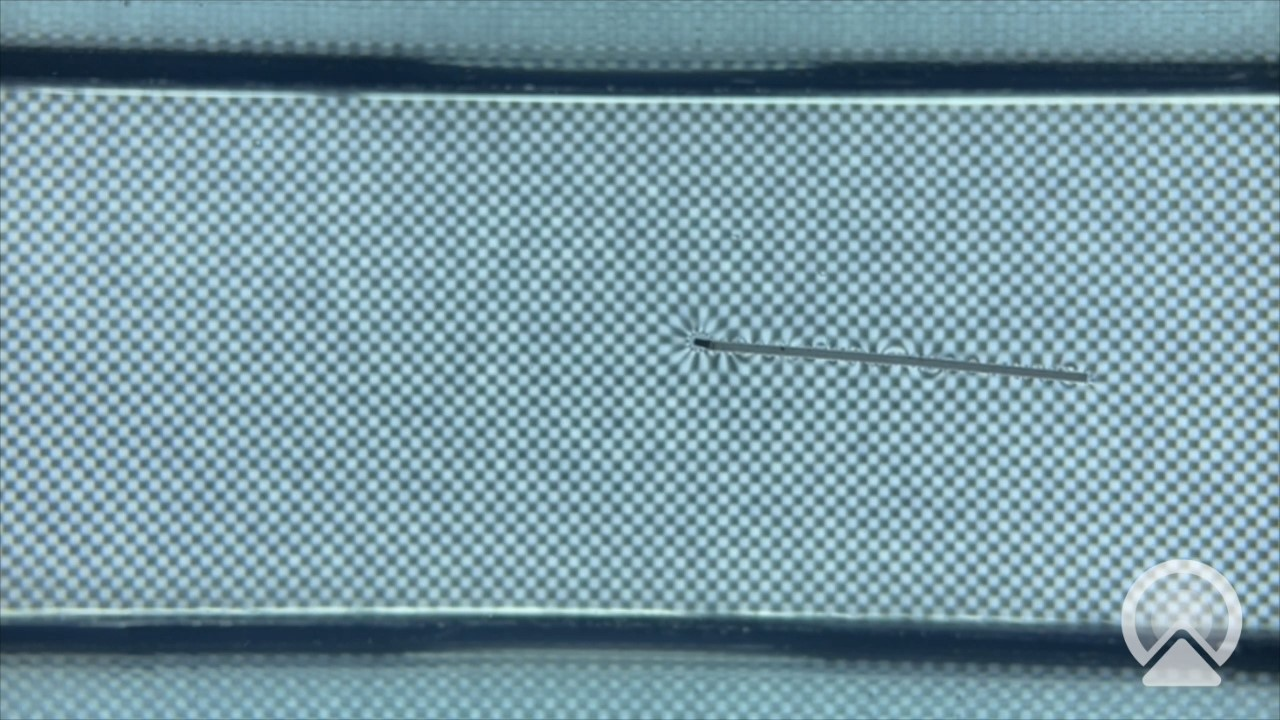
#> input picture P1-capture.jpg, 1280 x 720 px
$ python fcd.py out ../P1-capture.jpg ../E0020_006.jpg
#> lines starting #> are read from the running program, lines starting #| are printed output that depends on the picture; after the words box and inside, x2 and y2 are one past the last pixel; in counts of white or black regions, pixels touching at a corner belong together; long printed decimals are rounded
### pyfcd/find_peaks.py
import imageio
import numpy as np
from numpy import array
from scipy.fft import fft2, fftshift, fftfreq
from skimage.measure import regionprops, label

from pyfcd.kspace import pixel2kspace


def peaks(img: array, thresshold, no_peaks, subpixel=False):
    if subpixel:
        raise NotImplementedError()

    blob_img = img > thresshold

    # make the borders false
    blob_img[0] *= False
    blob_img[-1] *= False
    blob_img[..., 0] *= False
    blob_img[..., -1] *= False

    blob_data = regionprops(label(blob_img.astype(np.uint8)))

    def blob_max_pixel_intensity(blob):
        pixels_with_coords = [(img[tuple(c)], c) for c in blob.coords]
        return max(pixels_with_coords, key=lambda x: x[0])

    blobs_with_max_intensity_and_coord = [blob_max_pixel_intensity(blob) for blob in blob_data]
    sorted_blobs = sorted(blobs_with_max_intensity_and_coord, key=lambda x: x[0])
    return [peak[1] for peak in sorted_blobs[:no_peaks]] # return the coordinates


def find_peaks(img):
    i_fft = fftshift(np.abs(fft2(img - np.mean(img))))

    #TODO: optimize by doing calculating the radius in pixels, and use the disc function in skimage.draw, like in fcd.py:mask()
    def highpass_mask():
        k_space_rows = fftshift(fftfreq(i_fft.shape[0], 1 / (2.0 * np.pi)))
        k_space_cols = fftshift(fftfreq(i_fft.shape[1], 1 / (2.0 * np.pi)))
        kmin = 4 * np.pi / min(img.shape)
        wavenumbers_mesh = np.meshgrid(k_space_rows, k_space_cols, indexing='ij')
        return (wavenumbers_mesh[0]**2 + wavenumbers_mesh[1]**2) > kmin**2

    i_fft *= highpass_mask()
    threshold = 0.5 * np.max(i_fft)

    peak_locations = peaks(i_fft, threshold, 4)
    rightmost_peak = min(peak_locations, key=lambda p: abs(np.arctan2(*pixel2kspace(i_fft.shape, p))))
    perpendicular_peak = min(peak_locations, key=lambda p: abs(np.dot(pixel2kspace(i_fft.shape, p), pixel2kspace(i_fft.shape, rightmost_peak))))

    return rightmost_peak, perpendicular_peak

### pyfcd/kspace.py
import functools

import numpy as np
from numpy.fft import fftshift, fftfreq


@functools.lru_cache
def pixel2kspace_func(img_shape, calibration=1):
    k_space_rows = fftshift(fftfreq(img_shape[0], calibration / (2.0 * np.pi)))
    k_space_cols = fftshift(fftfreq(img_shape[1], calibration / (2.0 * np.pi)))
    return lambda p: np.array([k_space_rows[p[0]], k_space_cols[p[1]]])


def pixel2kspace(img_shape, location, calibration=1):
    return pixel2kspace_func(img_shape, calibration)(location)

### pyfcd/fcd.py
import time
from dataclasses import dataclass
from typing import List
import os.path

import imageio.v2 as imageio
import numpy as np
from numpy import array
from scipy.fft import fft2, ifft2, ifftshift
from skimage.draw import disk
from skimage.io import imread
from skimage.restoration import unwrap_phase
from more_itertools import flatten

from pyfcd.fft_inverse_gradient import fftinvgrad
from pyfcd.find_peaks import find_peaks
from pyfcd.kspace import pixel2kspace


def normalize_image(img):
    return (img - img.min()) / (img.max()-img.min())

def peak_mask(shape, pos, r):
    result = np.zeros(shape, dtype=bool)
    result[disk(pos, r, shape=shape)] = True
    return result


def ccsgn(i_ref_fft, mask):
    return np.conj(ifft2(i_ref_fft * mask))


@dataclass
class Carrier:
    MM_PER_PX: float
    pixel_loc: array
    k_loc: array
    krad: float
    mask: array
    ccsgn: array


def calculate_carriers(i_ref, MM_PER_PX = None):
    peaks = find_peaks(i_ref)
    peak_radius = np.linalg.norm(peaks[0] - peaks[1]) / 2
    i_ref_fft = fft2(i_ref)

    if MM_PER_PX is None:
        MM_PER_PX = 1

    carriers = [Carrier(MM_PER_PX, peak, pixel2kspace(i_ref.shape, peak, MM_PER_PX), peak_radius, mask, ccsgn(i_ref_fft, mask)) for mask, peak
                in
                [(ifftshift(peak_mask(i_ref.shape, peak, peak_radius)), peak) for peak in peaks]]
    return carriers


def fcd(i_def, carriers: List[Carrier]):
    i_def_fft = fft2(i_def)

    phis = [-np.angle(ifft2(i_def_fft * c.mask) * c.ccsgn) for c in carriers]

    det_a = carriers[0].k_loc[1] * carriers[1].k_loc[0] - carriers[0].k_loc[0] * carriers[1].k_loc[1]
    u = (carriers[1].k_loc[0] * phis[0] - carriers[0].k_loc[0] * phis[1]) / det_a
    v = (carriers[0].k_loc[1] * phis[1] - carriers[1].k_loc[1] * phis[0]) / det_a

    return fftinvgrad(-u, -v, calibration = carriers[0].MM_PER_PX)

if __name__ == "__main__":
    import argparse
    import glob
    from pathlib import Path

    argparser = argparse.ArgumentParser(formatter_class=argparse.ArgumentDefaultsHelpFormatter)
    argparser.add_argument('output_folder', type=Path)
    argparser.add_argument('reference_image', type=str)
    argparser.add_argument('definition_image', nargs='+', help='May contain wildcards')
    argparser.add_argument('--output-format', default='tiff', choices=['tiff', 'bmp', 'png', 'jpg', 'jpeg'], help='The output format')
    argparser.add_argument('--skip-existing', action='store_true', help='Skip processing an image if the output file already exists')

    args = argparser.parse_args()

    args.output_folder.mkdir(exist_ok=True)

    i_ref = imread(args.reference_image, as_gray=True)
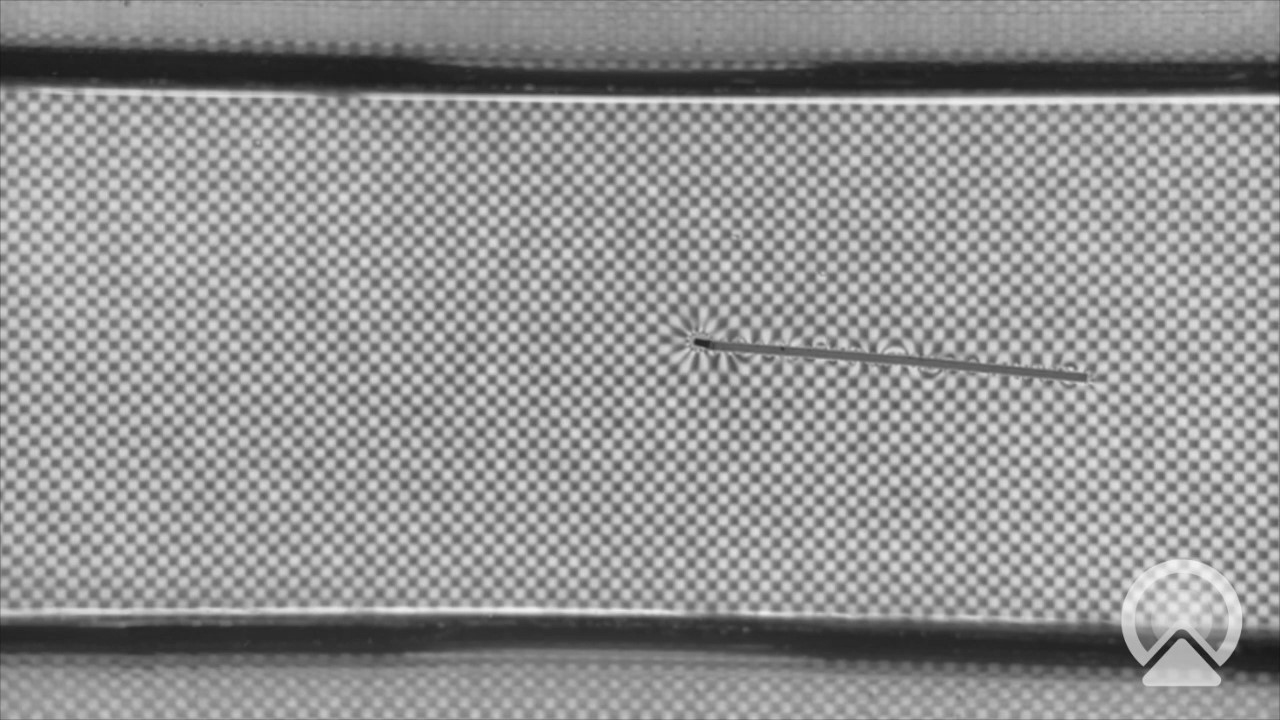
#> i_ref: shape (720, 1280) float64; min 0.0831, max 0.956, mean 0.573
    print(max(i_ref[0]), min(i_ref[0]))
#| 0.5896 0.4014

    print(f'processing reference image...', end='')
    carriers = calculate_carriers(i_ref)
#> in find_peaks, `i_fft *= highpass_mask()`: i_fft: shape (720, 1280) float64; min 0, max 36645, mean 14.1
#> in find_peaks, `threshold = 0.5 * np.max(i_fft)`: threshold = 18322.5
#> in peaks, `blob_img = img > thresshold`:
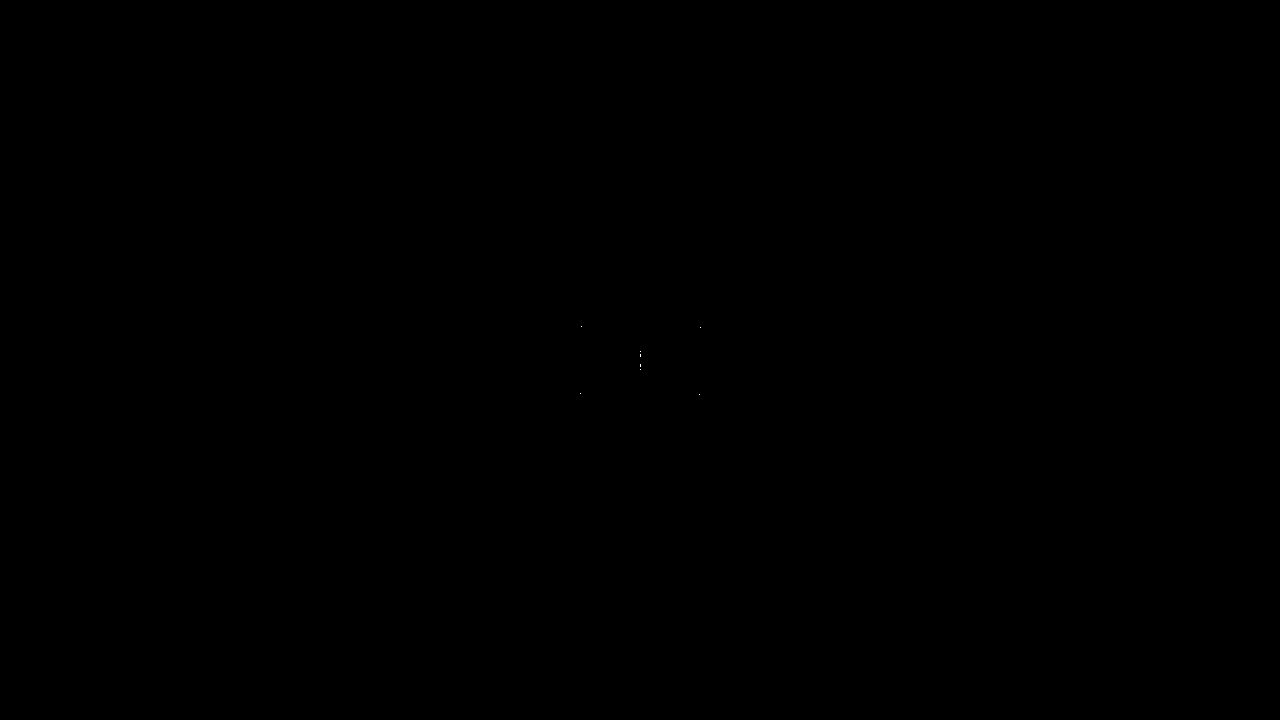
#> blob_img: shape (720, 1280) bool; 0% white in thin lines or dots, all inside (x1, y1, x2, y2) = (580, 326, 701, 395)
#> in peaks, `blob_data = regionprops(label(blob_img.astype(np.uint8)))`: blob_data = 8 regions; box (x1, y1, x2, y2) and area: (640, 354, 641, 357) 3, (640, 364, 641, 367) 3, (581, 326, 582, 327) 1, (700, 327, 701, 328) 1, (640, 351, 641, 352) 1, (640, 369, 641, 370) 1, (580, 393, 581, 394) 1, (699, 394, 700, 395) 1
#> in peaks, `blobs_with_max_intensity_and_coord = [blob_max_pixel_intensity(blob) f..`: blobs_with_max_intensity_and_coord = [(23335.1, [326, 581]), (23159.3, [327, 700]), (18965.5, [351, 640]), (36645, [355, 640]), (36645, [365, 640]), (18965.5, [369, 640]), (23159.3, [393, 580]), (23335.1, [394, 699])]
#> in peaks, `sorted_blobs = sorted(blobs_with_max_intensity_and_coord, key=lambda x..`: sorted_blobs = [(18965.5, [351, 640]), (18965.5, [369, 640]), (23159.3, [327, 700]), (23159.3, [393, 580]), (23335.1, [326, 581]), (23335.1, [394, 699]), (36645, [355, 640]), (36645, [365, 640])]
#> in find_peaks, `peak_locations = peaks(i_fft, threshold, 4)`: peak_locations = [[351, 640], [369, 640], [327, 700], [393, 580]]
#> in find_peaks, `rightmost_peak = min(peak_locations, key=lambda p: abs(np.arctan2(*pix..`: rightmost_peak = [327, 700]
#> in find_peaks, `perpendicular_peak = min(peak_locations, key=lambda p: abs(np.dot(pixe..`: perpendicular_peak = [351, 640]
#> in calculate_carriers, `peaks = find_peaks(i_ref)`: peaks = ([327, 700], [351, 640])
#> in calculate_carriers, `peak_radius = np.linalg.norm(peaks[0] - peaks[1]) / 2`: peak_radius = 32.31
#> in calculate_carriers, `carriers = [Carrier(MM_PER_PX, peak, pixel2kspace(i_ref.shape, peak, M..`: carriers = 2 items
#> carriers = 2 items
    print('done')

    files = list(sorted(flatten((glob.glob(x) if '*' in x else [x]) for x in args.definition_image)))

    for file in files:
        output_file_path = args.output_folder.joinpath(f'{Path(file).stem}.{args.output_format}')

        if os.path.abspath(file).lower() == os.path.abspath(output_file_path).lower():
            print(f'Warning: Skipping converting {file} because it would overwrite a input file')
            continue

        if args.skip_existing and output_file_path.exists():
            continue

        print(f'processing {file} -> {output_file_path} ... ', end='')
        i_def = imread(file, as_gray=True)
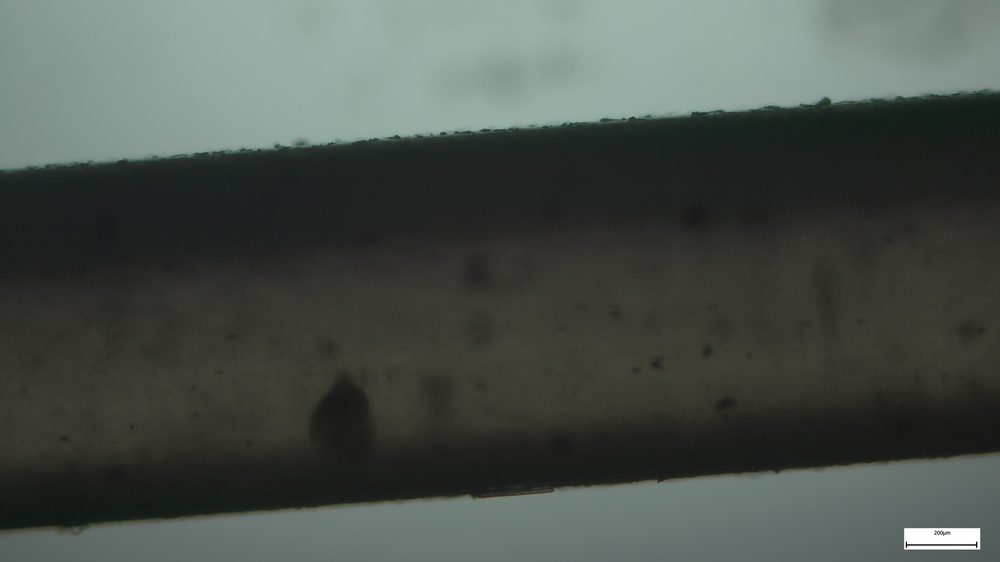
#> input picture E0020_006.jpg, 1000 x 562 px, shrunk from 3840 x 2160 before the run
#> i_def: shape (562, 1000) float64; min 0.00898, max 1, mean 0.308
        t0 = time.time()
#> (the run stopped early here; a loop or call above may not have finished)
